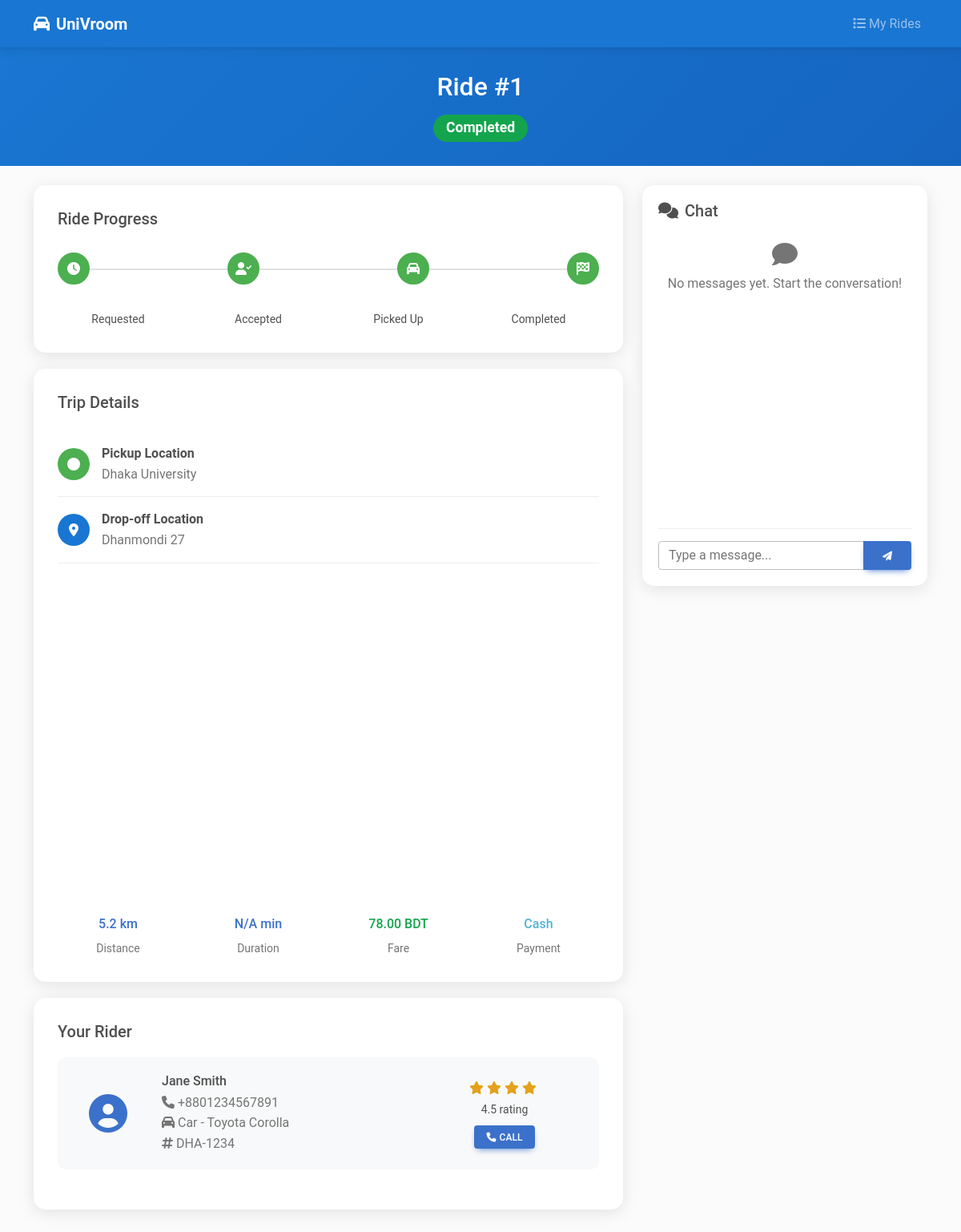
/ride-status.php?id=1 (signed in), run on the app's committed database.
### tables this page shows
CREATE TABLE rides (
    id INT AUTO_INCREMENT PRIMARY KEY,
    user_id INT NOT NULL,
    rider_id INT,
    pickup_address TEXT NOT NULL,
    pickup_lat DECIMAL(10, 8) NOT NULL,
    pickup_lng DECIMAL(11, 8) NOT NULL,
    dropoff_address TEXT NOT NULL,
    dropoff_lat DECIMAL(10, 8) NOT NULL,
    dropoff_lng DECIMAL(11, 8) NOT NULL,
    distance DECIMAL(8, 2) NOT NULL,
    duration INT,  
    fare DECIMAL(8, 2) NOT NULL,
    discount_amount DECIMAL(8, 2) DEFAULT 0.00,
    final_fare DECIMAL(8, 2) NOT NULL,
    coupon_code VARCHAR(20),
    status ENUM('requested', 'accepted', 'picked_up', 'in_progress', 'completed', 'cancelled') DEFAULT 'requested',
    payment_method ENUM('cash', 'bkash', 'card') DEFAULT 'cash',
    payment_status ENUM('pending', 'paid', 'refunded') DEFAULT 'pending',
    rider_rating INT,
    user_rating INT,
    notes TEXT,
    created_at TIMESTAMP DEFAULT CURRENT_TIMESTAMP,
    updated_at TIMESTAMP DEFAULT CURRENT_TIMESTAMP ON UPDATE CURRENT_TIMESTAMP,
    FOREIGN KEY (user_id) REFERENCES users(id) ON DELETE CASCADE,
    FOREIGN KEY (rider_id) REFERENCES riders(id) ON DELETE SET NULL
);

CREATE TABLE users (
    id INT AUTO_INCREMENT PRIMARY KEY,
    name VARCHAR(100) NOT NULL,
    email VARCHAR(100) UNIQUE NOT NULL,
    password_hash VARCHAR(255) NOT NULL,
    role ENUM('user', 'rider') DEFAULT 'user',
    verified BOOLEAN DEFAULT FALSE,
    verification_token VARCHAR(255),
    reset_token VARCHAR(255),
    reset_expires DATETIME,
    profile_image VARCHAR(255),
    date_of_birth DATE,
    gender ENUM('male', 'female', 'other'),
    phone VARCHAR(20),
    address TEXT,
    created_at TIMESTAMP DEFAULT CURRENT_TIMESTAMP,
    updated_at TIMESTAMP DEFAULT CURRENT_TIMESTAMP ON UPDATE CURRENT_TIMESTAMP
);

CREATE TABLE riders (
    id INT AUTO_INCREMENT PRIMARY KEY,
    user_id INT NOT NULL,
    vehicle_type ENUM('car', 'bike', 'rickshaw', 'cng') NOT NULL,
    brand VARCHAR(50),
    model VARCHAR(50),
    plate_no VARCHAR(20) NOT NULL,
    license_no VARCHAR(50),
    status ENUM('pending', 'approved', 'rejected', 'suspended') DEFAULT 'pending',
    is_online BOOLEAN DEFAULT FALSE,
    current_lat DECIMAL(10, 8),
    current_lng DECIMAL(11, 8),
    last_location_update TIMESTAMP DEFAULT CURRENT_TIMESTAMP,
    rating DECIMAL(3, 2) DEFAULT 0.00,
    total_trips INT DEFAULT 0,
    total_earnings DECIMAL(10, 2) DEFAULT 0.00,
    created_at TIMESTAMP DEFAULT CURRENT_TIMESTAMP,
    FOREIGN KEY (user_id) REFERENCES users(id) ON DELETE CASCADE
);

### config/config.php (called while the page is built, shortened)
<?php
function formatCurrency($amount) {
    return number_format($amount, 2) . ' BDT';
}
?>

### ride-status.php (the view, shortened to what this page needs)
<?php
require_once 'config/config.php';
$db = getDB();
$user_id = $_SESSION['user_id'];
$ride_id = intval($_GET['id'] ?? 0);
$stmt = $db->prepare("
    SELECT r.*,
           u.name as user_name, u.phone as user_phone,
           rider_user.name as rider_name, rider_user.phone as rider_phone,
           riders.vehicle_type, riders.brand, riders.model, riders.plate_no, riders.rating as rider_rating
    FROM rides r
    LEFT JOIN users u ON r.user_id = u.id
    LEFT JOIN riders ON r.rider_id = riders.id
    LEFT JOIN users rider_user ON riders.user_id = rider_user.id
    WHERE r.id = ? AND (r.user_id = ? OR riders.user_id = ?)
");
$stmt->execute([$ride_id, $user_id, $user_id]);
$ride = $stmt->fetch(PDO::FETCH_ASSOC);
$is_passenger = ($ride['user_id'] == $user_id);
$stmt = $db->prepare("
    SELECT m.*, u.name as sender_name
    FROM messages m
    JOIN users u ON m.sender_id = u.id
    WHERE m.ride_id = ?
    ORDER BY m.created_at ASC
");
$stmt->execute([$ride_id]);
$messages = $stmt->fetchAll(PDO::FETCH_ASSOC);
?>
<!DOCTYPE html>
<html lang="en">
<head>
    <link href="https://cdnjs.cloudflare.com/ajax/libs/mdb-ui-kit/6.4.2/mdb.min.css" rel="stylesheet">
    <link href="https://cdnjs.cloudflare.com/ajax/libs/font-awesome/6.0.0/css/all.min.css" rel="stylesheet">
    <link href="https://api.mapbox.com/mapbox-gl-js/v2.15.0/mapbox-gl.css" rel="stylesheet">
</head>
<body class="bg-light">
    <nav class="navbar navbar-expand-lg navbar-dark" style="background-color: var(--primary-color);">
        <div class="container">
            <a class="navbar-brand fw-bold" href="index.php">
                <i class="fas fa-car me-2"></i><?php echo SITE_NAME; ?>
            </a>
            <div class="navbar-nav ms-auto">
                <a class="nav-link" href="rides.php">
                    <i class="fas fa-list me-1"></i>My Rides
                </a>
            </div>
        </div>
    </nav>
    <div class="ride-header">
        <div class="container text-center">
            <h2>Ride #<?php echo $ride['id']; ?></h2>
            <div class="mt-3">
                <?php
                $status_colors = [
                    'requested' => 'warning',
                    'accepted' => 'info',
                    'picked_up' => 'primary',
                    'in_progress' => 'primary',
                    'completed' => 'success',
                    'cancelled' => 'danger'
                ];
                $status_color = $status_colors[$ride['status']] ?? 'secondary';
                ?>
                <span class="badge bg-<?php echo $status_color; ?> status-badge">
                    <?php echo ucwords(str_replace('_', ' ', $ride['status'])); ?>
                </span>
            </div>
        </div>
    </div>
    <div class="container my-4">
        <div class="row">
            <div class="col-lg-8">
                <div class="ride-info">
                    <h5 class="mb-4">Ride Progress</h5>
                    <div class="progress-steps">
                        <div class="step <?php echo in_array($ride['status'], ['requested', 'accepted', 'picked_up', 'completed']) ? 'completed' : ($ride['status'] == 'requested' ? 'active' : ''); ?>">
                            <i class="fas fa-clock"></i>
                        </div>
                        <div class="step <?php echo in_array($ride['status'], ['accepted', 'picked_up', 'completed']) ? 'completed' : ($ride['status'] == 'accepted' ? 'active' : ''); ?>">
                            <i class="fas fa-user-check"></i>
                        </div>
                        <div class="step <?php echo in_array($ride['status'], ['picked_up', 'completed']) ? 'completed' : ($ride['status'] == 'picked_up' ? 'active' : ''); ?>">
                            <i class="fas fa-car"></i>
                        </div>
                        <div class="step <?php echo $ride['status'] == 'completed' ? 'completed' : ($ride['status'] == 'completed' ? 'active' : ''); ?>">
                            <i class="fas fa-flag-checkered"></i>
                        </div>
                    </div>
                    <div class="row text-center">
                        <div class="col-3">
                            <small>Requested</small>
                        </div>
                        <div class="col-3">
                            <small>Accepted</small>
                        </div>
                        <div class="col-3">
                            <small>Picked Up</small>
                        </div>
                        <div class="col-3">
                            <small>Completed</small>
                        </div>
                    </div>
                </div>
                <div class="ride-info">
                    <h5 class="mb-4">Trip Details</h5>
                    <div class="location-item">
                        <div class="location-icon pickup-icon">
                            <i class="fas fa-circle"></i>
                        </div>
                        <div>
                            <strong>Pickup Location</strong>
                            <div class="text-muted"><?php echo htmlspecialchars($ride['pickup_address']); ?></div>
                        </div>
                    </div>
                    <div class="location-item">
                        <div class="location-icon dropoff-icon">
                            <i class="fas fa-map-marker-alt"></i>
                        </div>
                        <div>
                            <strong>Drop-off Location</strong>
                            <div class="text-muted"><?php echo htmlspecialchars($ride['dropoff_address']); ?></div>
                        </div>
                    </div>
                    <div class="map-container">
                    </div>
                    <div class="row text-center">
                        <div class="col-3">
                            <div class="h6 text-primary"><?php echo number_format($ride['distance'], 1); ?> km</div>
                            <small class="text-muted">Distance</small>
                        </div>
                        <div class="col-3">
                            <div class="h6 text-primary"><?php echo $ride['duration'] ?? 'N/A'; ?> min</div>
                            <small class="text-muted">Duration</small>
                        </div>
                        <div class="col-3">
                            <div class="h6 text-success"><?php echo formatCurrency($ride['final_fare']); ?></div>
                            <small class="text-muted">Fare</small>
                        </div>
                        <div class="col-3">
                            <div class="h6 text-info"><?php echo ucfirst($ride['payment_method']); ?></div>
                            <small class="text-muted">Payment</small>
                        </div>
                    </div>
                </div>
                <?php if ($ride['rider_name']): ?>
                    <div class="ride-info">
                        <h5 class="mb-3">
                            <?php echo $is_passenger ? 'Your Rider' : 'Passenger'; ?>
                        </h5>
                        <div class="rider-info">
                            <div class="row align-items-center">
                                <div class="col-md-2 text-center">
                                    <i class="fas fa-user-circle fa-3x text-primary"></i>
                                </div>
                                <div class="col-md-6">
                                    <h6 class="mb-1"><?php echo htmlspecialchars($is_passenger ? $ride['rider_name'] : $ride['user_name']); ?></h6>
                                    <div class="text-muted">
                                        <i class="fas fa-phone me-1"></i><?php echo htmlspecialchars($is_passenger ? $ride['rider_phone'] : $ride['user_phone']); ?>
                                    </div>
                                    <?php if ($is_passenger && $ride['vehicle_type']): ?>
                                        <div class="text-muted">
                                            <i class="fas fa-car me-1"></i><?php echo ucfirst($ride['vehicle_type']); ?>
                                            <?php if ($ride['brand'] && $ride['model']): ?>
                                                - <?php echo htmlspecialchars($ride['brand'] . ' ' . $ride['model']); ?>
                                            <?php endif; ?>
                                        </div>
                                        <div class="text-muted">
                                            <i class="fas fa-hashtag me-1"></i><?php echo htmlspecialchars($ride['plate_no']); ?>
                                        </div>
                                    <?php endif; ?>
                                </div>
                                <div class="col-md-4 text-center">
                                    <?php if ($is_passenger && $ride['rider_rating'] > 0): ?>
                                        <div class="mb-2">
                                            <span class="text-warning">
                                                <?php for ($i = 1; $i <= 5; $i++): ?>
                                                    <i class="fas fa-star<?php echo $i <= $ride['rider_rating'] ? '' : '-o'; ?>"></i>
                                                <?php endfor; ?>
                                            </span>
                                            <div><small><?php echo number_format($ride['rider_rating'], 1); ?> rating</small></div>
                                        </div>
                                    <?php endif; ?>
                                    <a href="tel:<?php echo $is_passenger ? $ride['rider_phone'] : $ride['user_phone']; ?>" class="btn btn-primary btn-sm">
                                        <i class="fas fa-phone me-1"></i>Call
                                    </a>
                                </div>
                            </div>
                        </div>
                    </div>
                <?php endif; ?>
            </div>
            <div class="col-lg-4">
                <?php if ($ride['rider_name']): ?>
                    <div class="chat-container">
                        <h5 class="mb-3">
                            <i class="fas fa-comments me-2"></i>Chat
                        </h5>
                        <div class="chat-messages" id="chatMessages">
                            <?php if (empty($messages)): ?>
                                <div class="text-center text-muted">
                                    <i class="fas fa-comment fa-2x mb-2"></i>
                                    <p>No messages yet. Start the conversation!</p>
                                </div>
                            <?php endif; ?>
                        </div>
                        <form id="chatForm" onsubmit="sendMessage(event)">
                            <div class="input-group">
                                <input type="text" class="form-control" id="messageInput" placeholder="Type a message..." required>
                                <button type="submit" class="btn btn-primary">
                                    <i class="fas fa-paper-plane"></i>
                                </button>
                            </div>
                        </form>
                    </div>
                <?php endif; ?>
            </div>
        </div>
    </div>
</body>
</html>

### ride-status.php (style rules this page uses)
:root { --primary-color: #1976d2; --success-color: #4caf50; --warning-color: #ff9800; --danger-color: #f44336; }
.ride-header { background: linear-gradient(135deg, var(--primary-color), #1565c0); color: white; padding: 30px 0; }
.status-badge { font-size: 1.1rem; padding: 8px 16px; border-radius: 20px; }
.ride-info { background: white; border-radius: 15px; padding: 30px; box-shadow: 0 4px 20px rgba(0,0,0,0.1); margin-bottom: 20px; }
.location-item { display: flex; align-items: center; padding: 15px 0; border-bottom: 1px solid #eee; }
.location-icon { width: 40px; height: 40px; border-radius: 50%; display: flex; align-items: center; justify-content: center; margin-right: 15px; color: white; font-size: 16px; }
.pickup-icon { background: var(--success-color); }
.dropoff-icon { background: var(--primary-color); }
.map-container { height: 400px; border-radius: 15px; overflow: hidden; margin: 20px 0; }
.rider-info { background: #f8f9fa; border-radius: 10px; padding: 20px; margin: 20px 0; }
.chat-container { background: white; border-radius: 15px; padding: 20px; box-shadow: 0 4px 20px rgba(0,0,0,0.1); height: 500px; display: flex; flex-direction: column; }
.chat-messages { flex: 1; overflow-y: auto; padding: 10px 0; border-bottom: 1px solid #eee; margin-bottom: 15px; }
.progress-steps { display: flex; justify-content: space-between; margin: 30px 0; position: relative; }
.progress-steps::before { content: ''; position: absolute; top: 20px; left: 0; right: 0; height: 2px; background: #e0e0e0; z-index: 1; }
.step { background: white; border: 3px solid #e0e0e0; width: 40px; height: 40px; border-radius: 50%; display: flex; align-items: center; justify-content: center; position: relative; z-index: 2; color: #999; }
.step.completed { border-color: var(--success-color); background: var(--success-color); color: white; }

### data on the page
rides: id "1", status "Completed", pickup_address "Dhaka University", dropoff_address "Dhanmondi 27", distance "5.2", duration "N/A", final_fare "78.00 BDT", payment_method "Cash", users.name "Jane Smith", users.phone "+8801234567891", rider.vehicle_type "Car", rider.model "Toyota Corolla", rider.plate_no "DHA-1234", rider.rating "4.5"

### other printed values
SITE_NAME "UniVroom"
